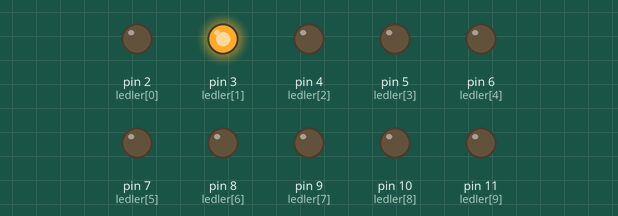
This sketch was run on a simulated Arduino Uno, built with avr-gcc and run on an emulated ATmega328P. Parts: output pins drawn as LEDs (lit = HIGH).

Above: at 0.22 s.
At 0.82 s:
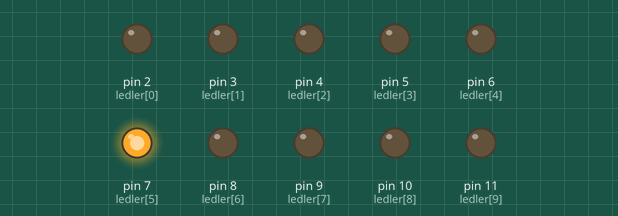
At 1.5 s:
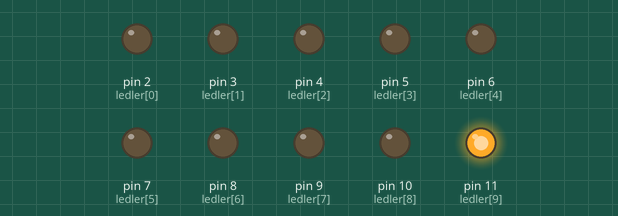
At 2.62 s:
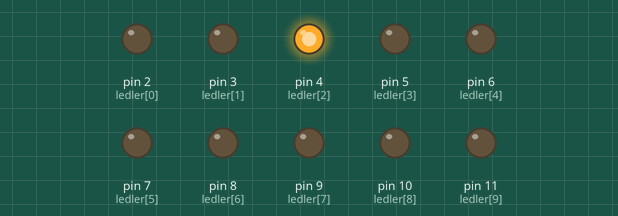
At 3.67 s:
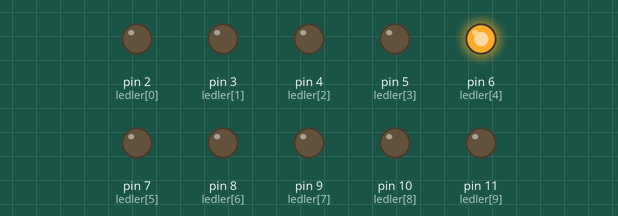
At 6.0 s:
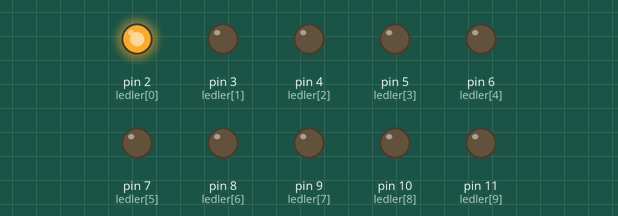
Timing chart, 0 to 6.9 s (numbered marks = the images above):
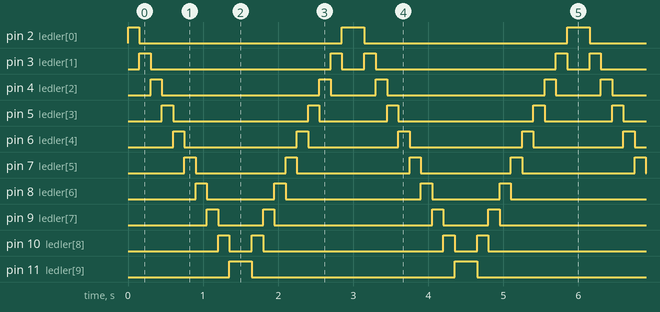

The sketch:

sketch_feb21aKARASIMSEK_10LED.ino
```cpp
int ledler[] = {2,3,4,5,6,7,8,9,10,11};

void setup() {
for(int i=0; i<10; i++){
  pinMode(ledler[i], OUTPUT);
}

}

void loop() {
  for(int i=0; i<10; i++){
    digitalWrite(ledler[i], HIGH);
    delay(150);
    digitalWrite(ledler[i], LOW);
  }

for (int j=9; j>-1; j--){
   digitalWrite(ledler[j], HIGH);
   delay(150);
   digitalWrite(ledler[j], LOW);

}

}

// Breadboar'ın ortasını geçtiği için breadboardtaki - kısmı 1 adet erkek erkek jumper ile bağladım.
```

Measured:
- by itself, pin 2 (ledler[0]): repeats every 3.0 s: LOW 2.7 s, HIGH 0.30 s
- by itself, pin 3 (ledler[1]): repeats every 3.0 s: LOW 2.4 s, HIGH 0.15 s, LOW 0.30 s, HIGH 0.15 s
- by itself, pin 4 (ledler[2]): repeats every 3.0 s: LOW 2.1 s, HIGH 0.15 s, LOW 0.60 s, HIGH 0.15 s
- by itself, pin 5 (ledler[3]): repeats every 3.0 s: LOW 1.8 s, HIGH 0.15 s, LOW 0.90 s, HIGH 0.15 s
- by itself, pin 6 (ledler[4]): repeats every 3.0 s: LOW 1.5 s, HIGH 0.15 s, LOW 1.2 s, HIGH 0.15 s
- by itself, pin 7 (ledler[5]): repeats every 3.0 s: LOW 1.2 s, HIGH 0.15 s, LOW 1.5 s, HIGH 0.15 s
- by itself, pin 8 (ledler[6]): repeats every 3.0 s: LOW 0.90 s, HIGH 0.15 s, LOW 1.8 s, HIGH 0.15 s
- by itself, pin 9 (ledler[7]): repeats every 3.0 s: LOW 0.60 s, HIGH 0.15 s, LOW 2.1 s, HIGH 0.15 s
